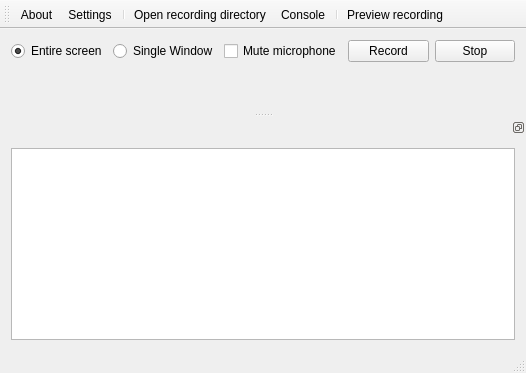
<?xml version="1.0" encoding="UTF-8"?>
<ui version="4.0">
 <class>MainWindow</class>
 <widget class="QMainWindow" name="MainWindow">
  <property name="geometry">
   <rect>
    <x>0</x>
    <y>0</y>
    <width>526</width>
    <height>373</height>
   </rect>
  </property>
  <property name="sizePolicy">
   <sizepolicy hsizetype="Fixed" vsizetype="Fixed">
    <horstretch>0</horstretch>
    <verstretch>0</verstretch>
   </sizepolicy>
  </property>
  <property name="windowTitle">
   <string>FDesktopRecorder</string>
  </property>
  <property name="windowIcon">
   <iconset resource="resources.qrc">
    <normaloff>:/images/icon.png</normaloff>:/images/icon.png</iconset>
  </property>
  <widget class="QWidget" name="centralWidget">
   <layout class="QVBoxLayout" name="verticalLayout_2">
    <item>
     <layout class="QGridLayout" name="gridLayout">
      <property name="sizeConstraint">
       <enum>QLayout::SetMinimumSize</enum>
      </property>
      <item row="0" column="1">
       <widget class="QRadioButton" name="radioButtonEntirescreen">
        <property name="toolTip">
         <string>When the recording starts, it will record your entire desktop</string>
        </property>
        <property name="statusTip">
         <string>Records your entire desktop</string>
        </property>
        <property name="text">
         <string>Entire screen</string>
        </property>
        <property name="checked">
         <bool>true</bool>
        </property>
       </widget>
      </item>
      <item row="0" column="2">
       <widget class="QRadioButton" name="radioButtonSinglewindow">
        <property name="enabled">
         <bool>true</bool>
        </property>
        <property name="toolTip">
         <string extracomment="dsfdsfds">When you start the recording, you will have to choose the window that you want to record</string>
        </property>
        <property name="statusTip">
         <string>Record a single window or screen.</string>
        </property>
        <property name="text">
         <string>Single Window</string>
        </property>
       </widget>
      </item>
      <item row="0" column="4">
       <widget class="QPushButton" name="pushButtonStartrecord">
        <property name="toolTip">
         <string/>
        </property>
        <property name="statusTip">
         <string>Start a recording</string>
        </property>
        <property name="text">
         <string>Record</string>
        </property>
        <property name="icon">
         <iconset resource="resources.qrc">
          <normaloff>:/images/recording.png</normaloff>:/images/recording.png</iconset>
        </property>
       </widget>
      </item>
      <item row="1" column="2">
       <spacer name="verticalSpacer">
        <property name="orientation">
         <enum>Qt::Vertical</enum>
        </property>
        <property name="sizeHint" stdset="0">
         <size>
          <width>20</width>
          <height>40</height>
         </size>
        </property>
       </spacer>
      </item>
      <item row="0" column="5">
       <widget class="QPushButton" name="pushButtonStoprecord">
        <property name="statusTip">
         <string>Stop the recording</string>
        </property>
        <property name="text">
         <string>Stop</string>
        </property>
        <property name="icon">
         <iconset resource="resources.qrc">
          <normaloff>:/images/icon.png</normaloff>:/images/icon.png</iconset>
        </property>
       </widget>
      </item>
      <item row="0" column="3">
       <widget class="QCheckBox" name="checkBoxRecordaudio">
        <property name="toolTip">
         <string>If checked, it will record no audio from the microphone</string>
        </property>
        <property name="statusTip">
         <string>Mute the microphone</string>
        </property>
        <property name="text">
         <string>Mute microphone</string>
        </property>
        <property name="checked">
         <bool>false</bool>
        </property>
       </widget>
      </item>
     </layout>
    </item>
   </layout>
  </widget>
  <widget class="QMenuBar" name="menuBar">
   <property name="geometry">
    <rect>
     <x>0</x>
     <y>0</y>
     <width>526</width>
     <height>20</height>
    </rect>
   </property>
  </widget>
  <widget class="QToolBar" name="mainToolBar">
   <attribute name="toolBarArea">
    <enum>TopToolBarArea</enum>
   </attribute>
   <attribute name="toolBarBreak">
    <bool>false</bool>
   </attribute>
   <addaction name="actionAbout"/>
   <addaction name="actionSettings"/>
   <addaction name="separator"/>
   <addaction name="actionOpen_recording_directory"/>
   <addaction name="actionConsole"/>
   <addaction name="separator"/>
   <addaction name="actionPreviewrecording"/>
  </widget>
  <widget class="QStatusBar" name="statusBar"/>
  <widget class="QDockWidget" name="dockWidget">
   <property name="features">
    <set>QDockWidget::DockWidgetFloatable|QDockWidget::DockWidgetMovable</set>
   </property>
   <property name="allowedAreas">
    <set>Qt::BottomDockWidgetArea</set>
   </property>
   <attribute name="dockWidgetArea">
    <number>8</number>
   </attribute>
   <widget class="QWidget" name="dockWidgetContents">
    <layout class="QVBoxLayout" name="verticalLayout">
     <item>
      <widget class="QTextEdit" name="textEditConsole">
       <property name="sizePolicy">
        <sizepolicy hsizetype="Expanding" vsizetype="Expanding">
         <horstretch>0</horstretch>
         <verstretch>0</verstretch>
        </sizepolicy>
       </property>
       <property name="readOnly">
        <bool>true</bool>
       </property>
      </widget>
     </item>
    </layout>
   </widget>
  </widget>
  <action name="actionAbout">
   <property name="text">
    <string>About</string>
   </property>
   <property name="toolTip">
    <string>Shows information about this program</string>
   </property>
   <property name="statusTip">
    <string>About FDesktopRecorder</string>
   </property>
  </action>
  <action name="actionSettings">
   <property name="text">
    <string>Settings</string>
   </property>
   <property name="toolTip">
    <string>Let you change an amount of different settings like recording framerate etc.</string>
   </property>
   <property name="statusTip">
    <string>Settings</string>
   </property>
  </action>
  <action name="actionConsole">
   <property name="text">
    <string>Console</string>
   </property>
   <property name="toolTip">
    <string>Shows a console where you can see the output. Usefull if recording fails.</string>
   </property>
   <property name="statusTip">
    <string>Show/Hide console output</string>
   </property>
  </action>
  <action name="actionOpen_recording_directory">
   <property name="text">
    <string>Open recording directory</string>
   </property>
   <property name="toolTip">
    <string>Open directory containing your recordings</string>
   </property>
   <property name="statusTip">
    <string>Open directory containing your recordings</string>
   </property>
  </action>
  <action name="actionPreviewrecording">
   <property name="text">
    <string>Preview recording</string>
   </property>
   <property name="toolTip">
    <string>Preview the recording</string>
   </property>
  </action>
 </widget>
 <layoutdefault spacing="6" margin="11"/>
 <resources>
  <include location="resources.qrc"/>
 </resources>
 <connections/>
</ui>
